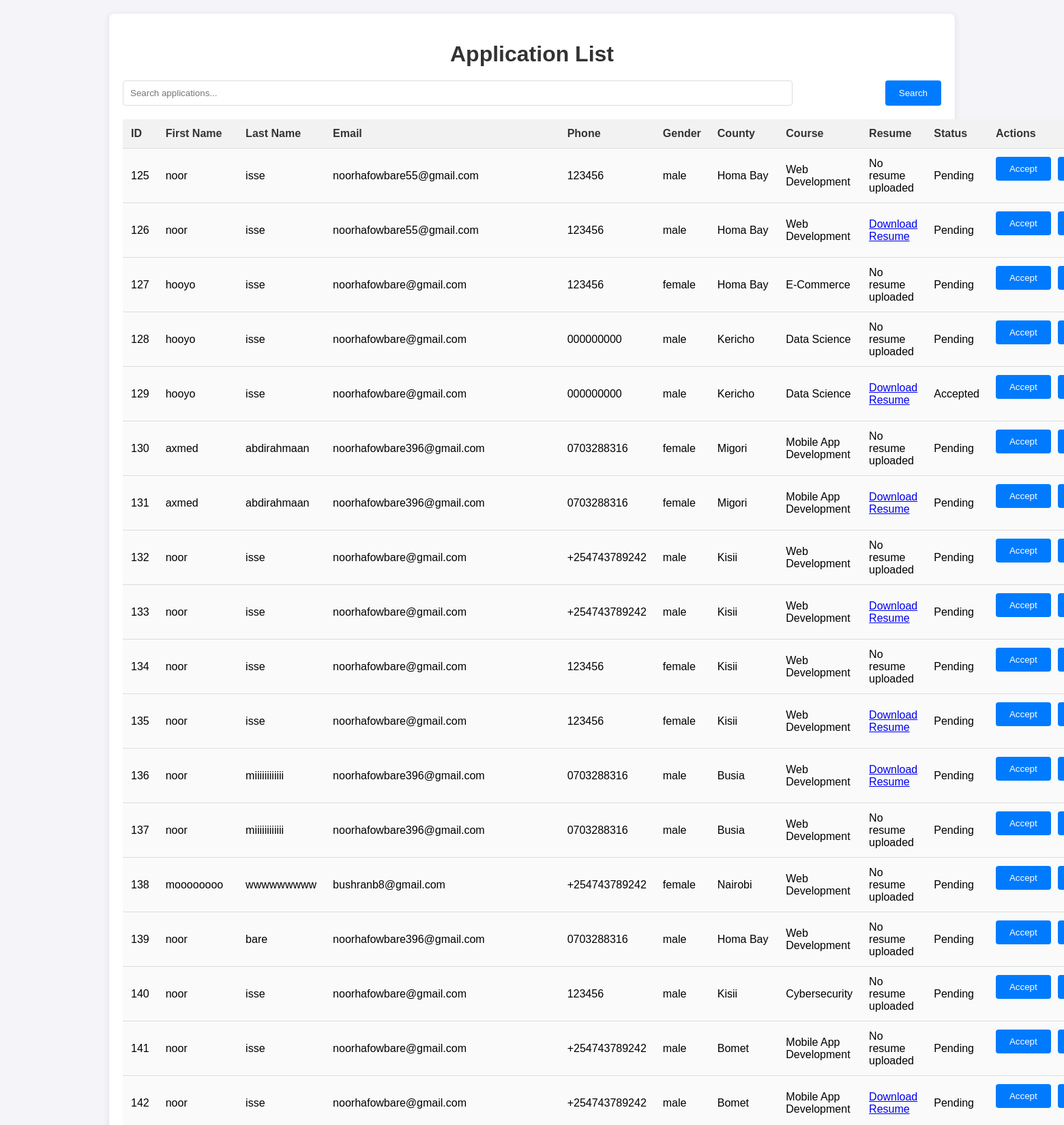
/admin/applications?page=2&search= (upper part), run on the app's committed database.
### tables this page shows
CREATE TABLE applications (
                    id INTEGER PRIMARY KEY AUTOINCREMENT,
                    first_name TEXT NOT NULL,
                    last_name TEXT NOT NULL,
                    email TEXT NOT NULL,
                    phone TEXT NOT NULL,
                    gender TEXT NOT NULL,
                    county TEXT NOT NULL,
                    course TEXT NOT NULL
                , status TEXT DEFAULT 'Pending', resume_path TEXT);

### app.py (the view)
@app.route('/admin/applications')
def view_applications():
    search = request.args.get('search', '')  # Search functionality
    page = request.args.get('page', 1, type=int)
    per_page = 80  # Number of records per page
    offset = (page - 1) * per_page
    conn = get_db_connection()
    search_query = f"%{search}%"  # Format search term for SQL LIKE
    applications = conn.execute(
        'SELECT * FROM applications WHERE first_name LIKE ? OR last_name LIKE ? LIMIT ? OFFSET ?',
        (search_query, search_query, per_page, offset)
    ).fetchall()
    total_query = 'SELECT COUNT(*) FROM applications WHERE first_name LIKE ? OR last_name LIKE ?'
    total = conn.execute(total_query, (search_query, search_query)).fetchone()[0]
    conn.close()
    return render_template('applications.html', applications=applications, page=page, per_page=per_page, total=total, search=search)

### app.py (called while the page is built)
def get_db_connection():
    conn = sqlite3.connect('database.db')
    conn.row_factory = sqlite3.Row
    return conn

### templates/applications.html (shortened to what this page needs)
<!DOCTYPE html>
<html lang="en">
  <head>
    <link
      rel="stylesheet"
      href="{{ url_for('static', filename='css/applications.css') }}"
    />
    <link
      href="https://cdn.jsdelivr.net/npm/sweetalert2@11/dist/sweetalert2.min.css"
      rel="stylesheet"
    />
  </head>
  <body>
    <div class="container">
      <h1>Application List</h1>
      <form
        method="get"
        action="{{ url_for('view_applications') }}"
        style="margin-bottom: 20px"
      >
        <input
          type="text"
          name="search"
          placeholder="Search applications..."
          value="{{ search }}"
        />
        <button type="submit">Search</button>
      </form>
      <table>
        <thead>
          <tr>
            <th>ID</th>
            <th>First Name</th>
            <th>Last Name</th>
            <th>Email</th>
            <th>Phone</th>
            <th>Gender</th>
            <th>County</th>
            <th>Course</th>
            <th>Resume</th>
            <th>Status</th>
            <th>Actions</th>
          </tr>
        </thead>
        <tbody>
          {% for application in applications %}
          <tr>
            <td>{{ application.id }}</td>
            <td>{{ application.first_name }}</td>
            <td>{{ application.last_name }}</td>
            <td>{{ application.email }}</td>
            <td>{{ application.phone }}</td>
            <td>{{ application.gender }}</td>
            <td>{{ application.county }}</td>
            <td>{{ application.course }}</td>
            <td>
              {% if application.resume_path %}
              <a
                href="{{ url_for('download_file', filename=application.resume_path.split('/')[-1]) }}"
                target="_blank"
                >Download Resume</a
              >
              {% else %} No resume uploaded {% endif %}
            </td>
            <td>
              <span class="status-label {{ application.status | lower }}"
                >{{ application.status }}</span
              >
            </td>
            <td>
              <div class="actions-container">
                <form
                  action="/accept_application/{{ application.id }}"
                  method="POST"
                  style="display: inline"
                >
                  <button type="submit" class="btn btn-success">Accept</button>
                </form>
                <form
                  action="/decline_application/{{ application.id }}"
                  method="POST"
                  style="display: inline"
                >
                  <button type="submit" class="btn btn-danger">Decline</button>
                </form>
              </div>
            </td>
          </tr>
          {% endfor %}
        </tbody>
      </table>
  </body>
</html>

### static/css/applications.css (style rules this page uses)
body { font-family: Arial, sans-serif; background-color: #f4f4f9; margin: 0; padding: 0; }
.container { width: 90%; max-width: 1200px; margin: 20px auto; padding: 20px; background-color: #fff; border-radius: 8px; box-shadow: 0 2px 10px rgba(0, 0, 0, 0.1); }
h1 { text-align: center; color: #333; font-size: 2rem; margin-bottom: 20px; }
form { display: flex; justify-content: space-between; margin-bottom: 20px; }
input[type="text"] { padding: 10px; width: 80%; border: 1px solid #ddd; border-radius: 4px; }
button[type="submit"] { padding: 10px 20px; background-color: #007bff; border: none; border-radius: 4px; color: white; cursor: pointer; transition: background-color 0.3s ease; }
table { width: 100%; border-collapse: collapse; margin-top: 20px; }
th, td { padding: 12px; text-align: left; border-bottom: 1px solid #ddd; }
th, tr { border-bottom: 1px solid #ddd; }
tr th { background-color: #f2f2f2; color: #333; }
td { background-color: #fafafa; }
tr:nth-child(even) { background-color: #f9f9f9; }
tr:nth-child(odd) { background-color: #ffffff; }
.actions-container { display: flex; gap: 10px; }
.btn { padding: 8px 16px; border: none; border-radius: 4px; cursor: pointer; transition: background-color 0.3s ease; }
.btn-success { background-color: #28a745; color: white; }
.btn-danger { background-color: #dc3545; color: white; }

### data on the page
applications: id "125", first_name "noor", last_name "isse", email "noorhafowbare55@gmail.com", phone "123456", gender "male", county "Homa Bay", course "Web Development", shows "No resume uploaded", status "Pending"
applications: id "126", first_name "noor", last_name "isse", email "noorhafowbare55@gmail.com", phone "123456", gender "male", county "Homa Bay", course "Web Development", status "Pending"
applications: id "127", first_name "hooyo", last_name "isse", email "noorhafowbare@gmail.com", phone "123456", gender "female", county "Homa Bay", course "E-Commerce", shows "No resume uploaded", status "Pending"
applications: id "128", first_name "hooyo", last_name "isse", email "noorhafowbare@gmail.com", phone "000000000", gender "male", county "Kericho", course "Data Science", shows "No resume uploaded", status "Pending"
applications: id "129", first_name "hooyo", last_name "isse", email "noorhafowbare@gmail.com", phone "000000000", gender "male", county "Kericho", course "Data Science", status "Accepted"
applications: id "130", first_name "axmed", last_name "abdirahmaan", email "noorhafowbare396@gmail.com", phone "0703288316", gender "female", county "Migori", course "Mobile App Development", shows "No resume uploaded", status "Pending"
applications: id "131", first_name "axmed", last_name "abdirahmaan", email "noorhafowbare396@gmail.com", phone "0703288316", gender "female", county "Migori", course "Mobile App Development", status "Pending"
applications: id "132", first_name "noor", last_name "isse", email "noorhafowbare@gmail.com", phone "+254743789242", gender "male", county "Kisii", course "Web Development", shows "No resume uploaded", status "Pending"
applications: id "133", first_name "noor", last_name "isse", email "noorhafowbare@gmail.com", phone "+254743789242", gender "male", county "Kisii", course "Web Development", status "Pending"
applications: id "134", first_name "noor", last_name "isse", email "noorhafowbare@gmail.com", phone "123456", gender "female", county "Kisii", course "Web Development", shows "No resume uploaded", status "Pending"
applications: id "135", first_name "noor", last_name "isse", email "noorhafowbare@gmail.com", phone "123456", gender "female", county "Kisii", course "Web Development", status "Pending"
applications: id "136", first_name "noor", last_name "miiiiiiiiiiii", email "noorhafowbare396@gmail.com", phone "0703288316", gender "male", county "Busia", course "Web Development", status "Pending"
applications: id "137", first_name "noor", last_name "miiiiiiiiiiii", email "noorhafowbare396@gmail.com", phone "0703288316", gender "male", county "Busia", course "Web Development", shows "No resume uploaded", status "Pending"
applications: id "138", first_name "moooooooo", last_name "wwwwwwwww", email "bushranb8@gmail.com", phone "+254743789242", gender "female", county "Nairobi", course "Web Development", shows "No resume uploaded", status "Pending"
applications: id "139", first_name "noor", last_name "bare", email "noorhafowbare396@gmail.com", phone "0703288316", gender "male", county "Homa Bay", course "Web Development", shows "No resume uploaded", status "Pending"
applications: id "140", first_name "noor", last_name "isse", email "noorhafowbare@gmail.com", phone "123456", gender "male", county "Kisii", course "Cybersecurity", shows "No resume uploaded", status "Pending"
applications: id "141", first_name "noor", last_name "isse", email "noorhafowbare@gmail.com", phone "+254743789242", gender "male", county "Bomet", course "Mobile App Development", shows "No resume uploaded", status "Pending"
applications: id "142", first_name "noor", last_name "isse", email "noorhafowbare@gmail.com", phone "+254743789242", gender "male", county "Bomet", course "Mobile App Development", status "Pending"
